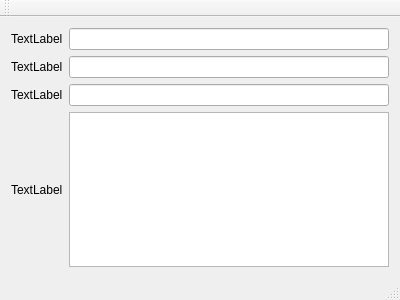
<?xml version="1.0" encoding="UTF-8"?>
<ui version="4.0">
 <class>MainWindow</class>
 <widget class="QMainWindow" name="MainWindow">
  <property name="geometry">
   <rect>
    <x>0</x>
    <y>0</y>
    <width>400</width>
    <height>300</height>
   </rect>
  </property>
  <property name="windowTitle">
   <string>MainWindow</string>
  </property>
  <widget class="QWidget" name="centralWidget">
   <layout class="QGridLayout" name="gridLayout">
    <item row="3" column="1">
     <widget class="QTextEdit" name="textEdit"/>
    </item>
    <item row="1" column="1">
     <widget class="QLineEdit" name="lineEdit_2"/>
    </item>
    <item row="2" column="1">
     <widget class="QLineEdit" name="lineEdit_3"/>
    </item>
    <item row="0" column="1">
     <widget class="QLineEdit" name="lineEdit"/>
    </item>
    <item row="0" column="0">
     <widget class="QLabel" name="label">
      <property name="text">
       <string>TextLabel</string>
      </property>
     </widget>
    </item>
    <item row="1" column="0">
     <widget class="QLabel" name="label_2">
      <property name="text">
       <string>TextLabel</string>
      </property>
     </widget>
    </item>
    <item row="2" column="0">
     <widget class="QLabel" name="label_3">
      <property name="text">
       <string>TextLabel</string>
      </property>
     </widget>
    </item>
    <item row="3" column="0">
     <widget class="QLabel" name="label_4">
      <property name="text">
       <string>TextLabel</string>
      </property>
     </widget>
    </item>
   </layout>
  </widget>
  <widget class="QMenuBar" name="menuBar">
   <property name="geometry">
    <rect>
     <x>0</x>
     <y>0</y>
     <width>400</width>
     <height>18</height>
    </rect>
   </property>
  </widget>
  <widget class="QToolBar" name="mainToolBar">
   <attribute name="toolBarArea">
    <enum>TopToolBarArea</enum>
   </attribute>
   <attribute name="toolBarBreak">
    <bool>false</bool>
   </attribute>
  </widget>
  <widget class="QStatusBar" name="statusBar"/>
 </widget>
 <layoutdefault spacing="6" margin="11"/>
 <resources/>
 <connections/>
</ui>
